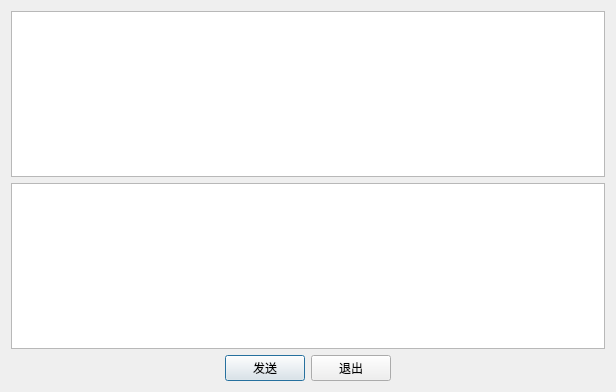
<?xml version="1.0" encoding="UTF-8"?>
<ui version="4.0">
 <class>TCPSeverClass</class>
 <widget class="QWidget" name="TCPSeverClass">
  <property name="geometry">
   <rect>
    <x>0</x>
    <y>0</y>
    <width>616</width>
    <height>392</height>
   </rect>
  </property>
  <property name="windowTitle">
   <string>TCPSever</string>
  </property>
  <layout class="QGridLayout" name="gridLayout">
   <item row="0" column="0" colspan="4">
    <widget class="QTextBrowser" name="textRecv"/>
   </item>
   <item row="1" column="0" colspan="4">
    <widget class="QTextBrowser" name="textSend">
     <property name="readOnly">
      <bool>false</bool>
     </property>
    </widget>
   </item>
   <item row="2" column="0">
    <spacer name="horizontalSpacer">
     <property name="orientation">
      <enum>Qt::Horizontal</enum>
     </property>
     <property name="sizeHint" stdset="0">
      <size>
       <width>192</width>
       <height>20</height>
      </size>
     </property>
    </spacer>
   </item>
   <item row="2" column="1">
    <widget class="QPushButton" name="buttonSend">
     <property name="text">
      <string>发送</string>
     </property>
     <property name="default">
      <bool>true</bool>
     </property>
    </widget>
   </item>
   <item row="2" column="2">
    <widget class="QPushButton" name="buttonExit">
     <property name="text">
      <string>退出</string>
     </property>
    </widget>
   </item>
   <item row="2" column="3">
    <spacer name="horizontalSpacer_2">
     <property name="orientation">
      <enum>Qt::Horizontal</enum>
     </property>
     <property name="sizeHint" stdset="0">
      <size>
       <width>191</width>
       <height>20</height>
      </size>
     </property>
    </spacer>
   </item>
  </layout>
 </widget>
 <layoutdefault spacing="6" margin="11"/>
 <resources>
  <include location="tcpsever.qrc"/>
 </resources>
 <connections/>
</ui>
